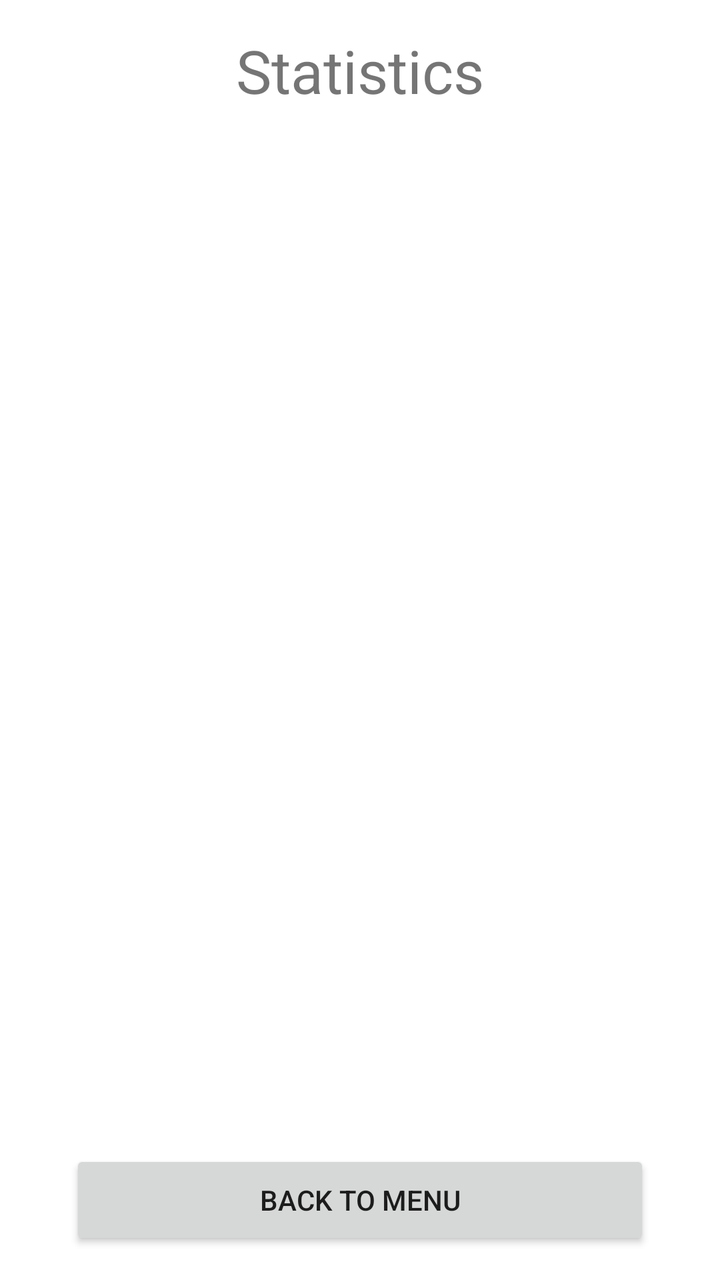
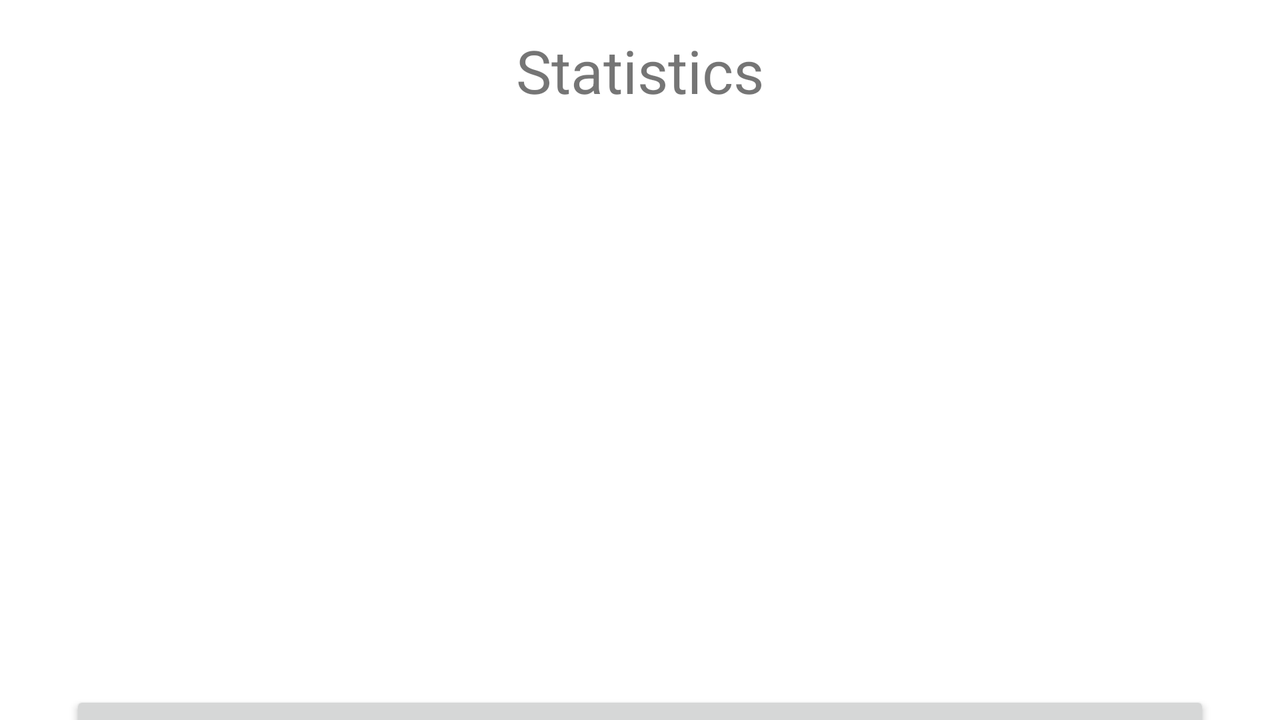

Compare how this app lays out the same screen by default and in its alternative resource folder. The renders come first, then the two layout files and the values they reference.
<!-- AndroidManifest.xml: application theme Theme.MobileTicTacToe -->
<!-- res/layout/activity_statistics.xml -->
<?xml version="1.0" encoding="utf-8"?>
<androidx.constraintlayout.widget.ConstraintLayout xmlns:android="http://schemas.android.com/apk/res/android"
    xmlns:app="http://schemas.android.com/apk/res-auto"
    xmlns:tools="http://schemas.android.com/tools"
    android:layout_width="match_parent"
    android:layout_height="match_parent"
    tools:context=".StatisticsActivity"
    android:paddingHorizontal="15dp">

    <TextView
        android:id="@+id/tvStatistics"
        android:layout_width="wrap_content"
        android:layout_height="wrap_content"
        android:layout_marginTop="15dp"
        android:text="Statistics"
        android:textAlignment="center"
        android:textSize="30sp"
        app:layout_constraintEnd_toEndOf="parent"
        app:layout_constraintStart_toStartOf="parent"
        app:layout_constraintTop_toTopOf="parent" />



    <ListView
        android:id="@+id/listView"
        android:layout_width="match_parent"
        android:layout_marginTop="15dp"
        android:layout_height="0dp"
        app:layout_constraintBottom_toTopOf="@+id/btnBack"
        app:layout_constraintEnd_toEndOf="parent"
        app:layout_constraintStart_toStartOf="parent"
        app:layout_constraintTop_toBottomOf="@+id/tvStatistics"
        />

    <Button
        android:id="@+id/btnBack"
        android:layout_width="match_parent"
        android:layout_height="50dp"
        android:layout_marginTop="15dp"
        android:layout_marginBottom="15dp"
        android:layout_marginHorizontal="20dp"
        android:text="Back to menu"
        app:layout_constraintTop_toBottomOf="@+id/listView"
        app:layout_constraintEnd_toEndOf="parent"
        app:layout_constraintStart_toStartOf="parent"
        app:layout_constraintBottom_toBottomOf="parent"

        tools:layout_editor_absoluteX="0dp" />




</androidx.constraintlayout.widget.ConstraintLayout>
<!-- resources referenced by this layout -->
<resources>
  <style name="Theme.MobileTicTacToe" parent="Theme.MaterialComponents.DayNight.DarkActionBar">
          
          <item name="colorPrimary">@color/purple_500</item>
          <item name="colorPrimaryVariant">@color/purple_700</item>
          <item name="colorOnPrimary">@color/white</item>
          
          <item name="colorSecondary">@color/teal_200</item>
          <item name="colorSecondaryVariant">@color/teal_700</item>
          <item name="colorOnSecondary">@color/black</item>
          
          <item name="android:statusBarColor" tools:targetApi="l">?attr/colorPrimaryVariant</item>
          
      </style>
  <color name="purple_500">#FF6200EE</color>
  <color name="purple_700">#FF3700B3</color>
  <color name="white">#FFFFFFFF</color>
  <color name="teal_200">#FF03DAC5</color>
  <color name="teal_700">#FF018786</color>
  <color name="black">#FF000000</color>
</resources>
<!-- res/layout-land/activity_statistics.xml (the author's variant of the layout above) -->
<!-- drawn on the phone turned sideways -->
<?xml version="1.0" encoding="utf-8"?>
<androidx.constraintlayout.widget.ConstraintLayout xmlns:android="http://schemas.android.com/apk/res/android"
    xmlns:app="http://schemas.android.com/apk/res-auto"
    xmlns:tools="http://schemas.android.com/tools"
    android:layout_width="match_parent"
    android:layout_height="match_parent"
    tools:context=".StatisticsActivity"
    android:paddingHorizontal="15dp">

    <TextView
        android:id="@+id/tvStatistics"
        android:layout_width="wrap_content"
        android:layout_height="wrap_content"
        android:layout_marginTop="15dp"
        android:text="Statistics"
        android:textAlignment="center"
        android:textSize="30sp"
        app:layout_constraintEnd_toEndOf="parent"
        app:layout_constraintStart_toStartOf="parent"
        app:layout_constraintTop_toTopOf="parent" />

    

    <ListView
        android:id="@+id/listView"
        android:layout_width="match_parent"
        android:layout_height="260dp"
        android:layout_marginTop="15dp"
        app:layout_constraintTop_toBottomOf="@+id/tvStatistics"
        />

    <Button
        android:id="@+id/btnBack"
        android:layout_width="match_parent"
        android:layout_height="50dp"
        android:layout_marginTop="15dp"
        android:layout_marginHorizontal="20dp"
        android:text="Back to menu"
        app:layout_constraintTop_toBottomOf="@+id/listView"
        tools:layout_editor_absoluteX="0dp" />
    
    
    
    
</androidx.constraintlayout.widget.ConstraintLayout>
